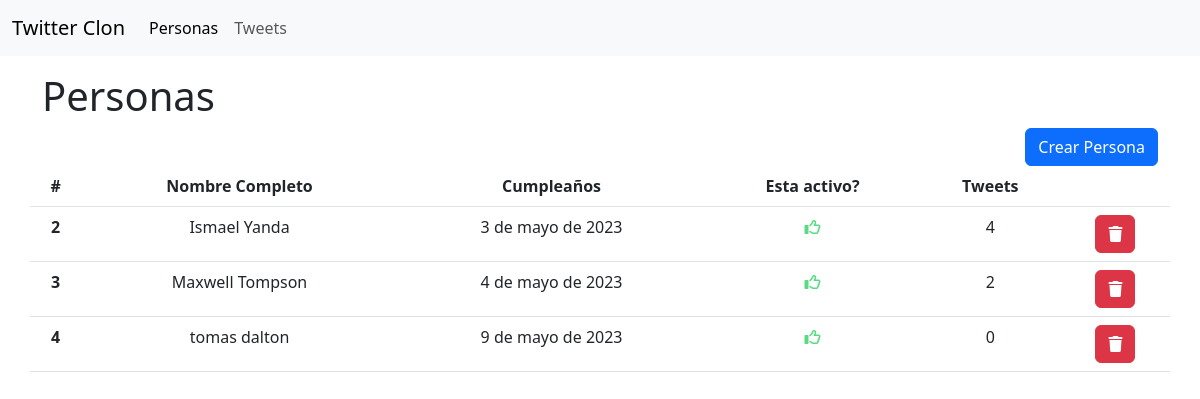
The app's page /person/all with its own data.
### app/models.py (models this page shows, shortened)
class Person(models.Model):
    firstname = models.CharField(max_length=50)
    lastname = models.CharField(max_length=50)
    birth = models.DateField()
    height = models.DecimalField(max_digits=4, decimal_places=2, null=True, blank=True)
    is_active = models.BooleanField(default=True)
    weight = models.DecimalField(max_digits=6, decimal_places=3, null=True, blank=True)
    def fullname(self):
        return f'{self.firstname} {self.lastname}'

### app/views.py (the view)
# urls.py: path('person/all', views.persons_view, name="person-all"),
def persons_view(request):
    persons = Person.objects.all()
    for p in persons:
        p.tweet_count = Tweet.objects.filter(author=p).count()
    return render(request, 'persons.html', {'persons': persons})

### app/templates/persons.html
{% extends 'base.html' %}
{% block 'content' %}
    <h1>Personas</h1>
    <div class="d-flex justify-content-end">
        <a class="btn btn-primary" href="{% url 'person-create' %}">Crear Persona</a>
    </div>
    <div class="row">
        {% if persons %}
            {% include 'persons_table.html' %}
        {% else %}
            <p>No hay personas en la BD.</p>
        {% endif %}
    </div>
{% endblock %}

### templates/base.html (shortened to what this page needs)
<!DOCTYPE html>
<html lang="en">
<head>
    <link href="https://cdn.jsdelivr.net/npm/bootstrap@5.3.0-alpha3/dist/css/bootstrap.min.css" rel="stylesheet"
>
    <link rel="stylesheet" href="https://cdnjs.cloudflare.com/ajax/libs/font-awesome/6.4.0/css/all.min.css" />
</head>
<body>
{% include 'navbar.html' %}
<div class="container mt-3">
    {% block 'content' %}
    {% endblock %}
</div>
</body>
</html>

### templates/navbar.html (shortened to what this page needs)
<nav class="navbar navbar-expand-lg bg-body-tertiary">
    <div class="container-fluid">
        <a class="navbar-brand" href="{% url 'home' %}">Twitter Clon</a>
        <div class="collapse navbar-collapse" id="navbarSupportedContent">
            <ul class="navbar-nav me-auto mb-2 mb-lg-0">
                <li class="nav-item">
                    <a class="nav-link active" aria-current="page" href="{% url 'person-all' %}">Personas</a>
                </li>
                <li class="nav-item">
                    <a class="nav-link" href="{% url 'tweet-all' %}">Tweets</a>
                </li>
            </ul>
        </div>
    </div>
</nav>

### app/templates/persons_table.html
<table class="table text-center">
  <thead>
    <tr>
      <th scope="col">#</th>
      <th scope="col">Nombre Completo</th>
      <th scope="col">Cumpleaños</th>
      <th scope="col">Esta activo?</th>
      <th scope="col">Tweets</th>
      <th></th>
    </tr>
  </thead>
  <tbody>
    {% for p in persons %}
      <tr>
        <th scope="row">{{ p.id }}</th>
        <td>{{ p.fullname }}</td>
        <td>{{ p.birth }}</td>
        {% if p.is_active %}
          <td>
            <i class="fa-regular fa-thumbs-up" style="color: #57db83;"></i>
          </td>
        {% else %}
          <td>NO</td>
        {% endif %}
        <td>{{ p.tweet_count }}</td>
        <td>
          <a class="btn btn-danger" href="{% url 'person-delete' p.id %}">
            <i class="fa-solid fa-trash"></i>
          </a>
        </td>
      </tr>
    {% endfor %}
  </tbody>
</table>

### records on screen
Person: id "2", fullname "Ismael Yanda", birth "3 de mayo de 2023", is_active True (drawn), tweet_count "4"
Person: id "3", fullname "Maxwell Tompson", birth "4 de mayo de 2023", is_active True (drawn), tweet_count "2"
Person: id "4", fullname "tomas dalton", birth "9 de mayo de 2023", is_active True (drawn), tweet_count "0"
